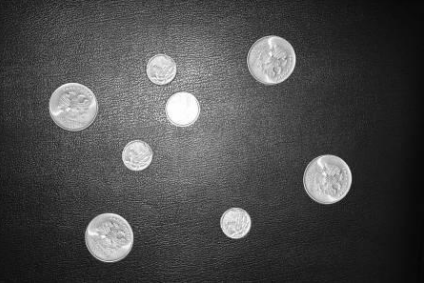
#> input picture coins.png, 424 x 283 px
$ jupyter execute coins.ipynb
#> lines starting #> are read from the running program, lines starting #| are printed output that depends on the picture; after the words box and inside, x2 and y2 are one past the last pixel; in counts of white or black regions, pixels touching at a corner belong together
[cell 1]
import cv2
import numpy as np

[cell 2]
from matplotlib import pyplot as plt

[cell 3]
img = cv2.imread('coins.png', cv2.IMREAD_GRAYSCALE)
#> img is the input picture: shape (283, 424); min 5, max 255, mean 74.1

plt.imshow(img, cmap='gray')

[cell 4]
binarised = cv2.threshold(img, 150.0, 255.0, cv2.THRESH_BINARY)[1]
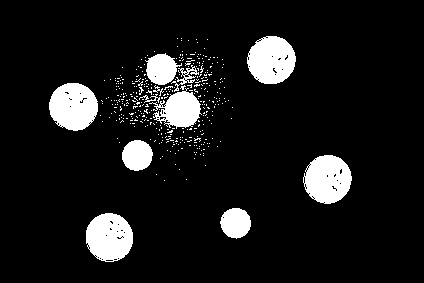
#> binarised: shape (283, 424); 9.7% white; 383 white regions (372 under 20 px), largest, box (x1, y1, x2, y2) and area: (49, 83, 98, 131) 1805, (247, 36, 296, 84) 1798, (303, 155, 352, 204) 1793
plt.imshow(binarised, cmap='gray')

[cell 5]
kernel = cv2.getStructuringElement(cv2.MORPH_ELLIPSE,(5,5))

[cell 6]
denoised = cv2.erode(binarised, kernel)
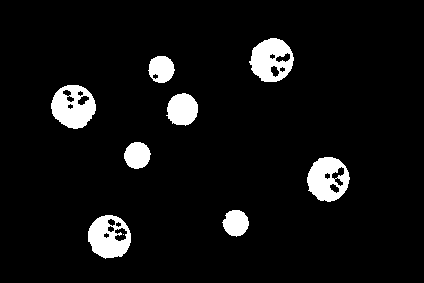
#> denoised: shape (283, 424); 6.4% white; 9 white regions (1 under 20 px), largest, box (x1, y1, x2, y2) and area: (51, 85, 96, 129) 1350, (249, 38, 294, 82) 1317, (307, 157, 350, 202) 1292
denoised = cv2.dilate(denoised, kernel, iterations=2)
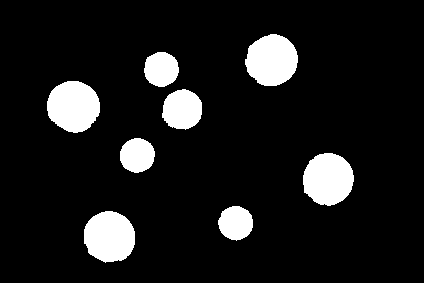
#> denoised: shape (283, 424); 10.4% white; 8 white regions

plt.imshow(denoised, cmap='gray')

[cell 7]
contours, _ = cv2.findContours(denoised, cv2.RETR_TREE, cv2.CHAIN_APPROX_SIMPLE)
#> contours = 8 contours; box (x1, y1, x2, y2) and area: (47, 81, 100, 133) 2054, (245, 34, 298, 86) 2034, (303, 153, 354, 206) 2021, (84, 211, 135, 263) 2011, (162, 89, 202, 130) 1212, (144, 52, 179, 87) 907, (120, 138, 155, 173) 905, (218, 206, 253, 241) 884
all_coins = len(contours)
#> all_coins = 8
print(all_coins)
#| 8

[cell 8]
delete_small = cv2.erode(denoised, kernel, iterations=9)
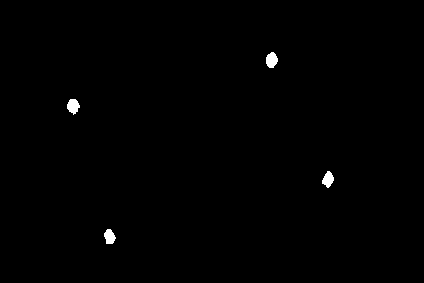
#> delete_small: shape (283, 424); 0.46% white; 4 white regions
contours, _ = cv2.findContours(delete_small, cv2.RETR_TREE, cv2.CHAIN_APPROX_SIMPLE)
#> contours = 4 contours; box (x1, y1, x2, y2) and area: (266, 52, 278, 68) 124, (67, 99, 80, 115) 122, (322, 171, 334, 188) 112, (104, 229, 116, 244) 110
big_coins = len(contours)
#> big_coins = 4
print('big coins: ', big_coins)
#| big coins:  4
print('small coins: ', all_coins - big_coins)
#| small coins:  4
